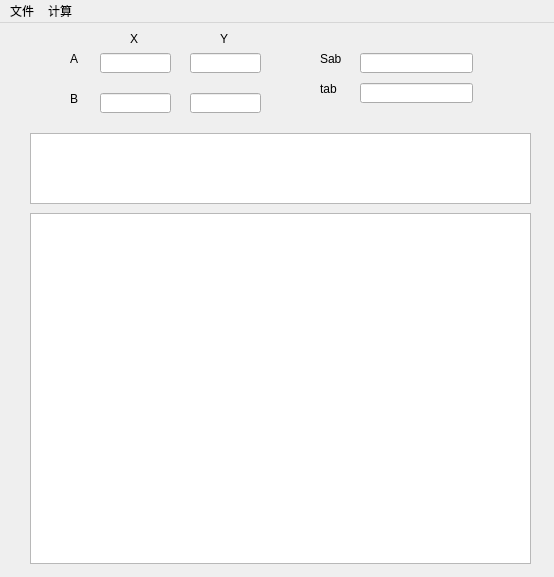
<?xml version="1.0" encoding="UTF-8"?>
<ui version="4.0">
 <class>MainWindow</class>
 <widget class="QMainWindow" name="MainWindow">
  <property name="geometry">
   <rect>
    <x>0</x>
    <y>0</y>
    <width>554</width>
    <height>577</height>
   </rect>
  </property>
  <property name="windowTitle">
   <string>MainWindow</string>
  </property>
  <widget class="QWidget" name="centralWidget">
   <widget class="QLabel" name="label">
    <property name="geometry">
     <rect>
      <x>130</x>
      <y>10</y>
      <width>12</width>
      <height>12</height>
     </rect>
    </property>
    <property name="text">
     <string>X</string>
    </property>
   </widget>
   <widget class="QLabel" name="label_2">
    <property name="geometry">
     <rect>
      <x>220</x>
      <y>10</y>
      <width>12</width>
      <height>12</height>
     </rect>
    </property>
    <property name="text">
     <string>Y</string>
    </property>
   </widget>
   <widget class="QLabel" name="label_3">
    <property name="geometry">
     <rect>
      <x>70</x>
      <y>30</y>
      <width>20</width>
      <height>12</height>
     </rect>
    </property>
    <property name="text">
     <string>A</string>
    </property>
   </widget>
   <widget class="QLabel" name="label_4">
    <property name="geometry">
     <rect>
      <x>70</x>
      <y>70</y>
      <width>20</width>
      <height>12</height>
     </rect>
    </property>
    <property name="text">
     <string>B</string>
    </property>
   </widget>
   <widget class="QGraphicsView" name="graphicsView">
    <property name="geometry">
     <rect>
      <x>30</x>
      <y>190</y>
      <width>501</width>
      <height>351</height>
     </rect>
    </property>
   </widget>
   <widget class="QLineEdit" name="lineEdit_XA">
    <property name="geometry">
     <rect>
      <x>100</x>
      <y>30</y>
      <width>71</width>
      <height>20</height>
     </rect>
    </property>
   </widget>
   <widget class="QLineEdit" name="lineEdit_XB">
    <property name="geometry">
     <rect>
      <x>100</x>
      <y>70</y>
      <width>71</width>
      <height>20</height>
     </rect>
    </property>
   </widget>
   <widget class="QLineEdit" name="lineEdit_YA">
    <property name="geometry">
     <rect>
      <x>190</x>
      <y>30</y>
      <width>71</width>
      <height>20</height>
     </rect>
    </property>
   </widget>
   <widget class="QLineEdit" name="lineEdit_YB">
    <property name="geometry">
     <rect>
      <x>190</x>
      <y>70</y>
      <width>71</width>
      <height>20</height>
     </rect>
    </property>
   </widget>
   <widget class="QLineEdit" name="lineEdit_Sab">
    <property name="geometry">
     <rect>
      <x>360</x>
      <y>30</y>
      <width>113</width>
      <height>20</height>
     </rect>
    </property>
   </widget>
   <widget class="QLabel" name="label_5">
    <property name="geometry">
     <rect>
      <x>320</x>
      <y>30</y>
      <width>25</width>
      <height>12</height>
     </rect>
    </property>
    <property name="text">
     <string>Sab</string>
    </property>
   </widget>
   <widget class="QLabel" name="label_6">
    <property name="geometry">
     <rect>
      <x>320</x>
      <y>60</y>
      <width>25</width>
      <height>12</height>
     </rect>
    </property>
    <property name="text">
     <string>tab</string>
    </property>
   </widget>
   <widget class="QLineEdit" name="lineEdit_tab">
    <property name="geometry">
     <rect>
      <x>360</x>
      <y>60</y>
      <width>113</width>
      <height>20</height>
     </rect>
    </property>
   </widget>
   <widget class="QPlainTextEdit" name="plainTextEdit">
    <property name="geometry">
     <rect>
      <x>30</x>
      <y>110</y>
      <width>501</width>
      <height>71</height>
     </rect>
    </property>
    <property name="readOnly">
     <bool>true</bool>
    </property>
   </widget>
  </widget>
  <widget class="QMenuBar" name="menuBar">
   <property name="geometry">
    <rect>
     <x>0</x>
     <y>0</y>
     <width>554</width>
     <height>23</height>
    </rect>
   </property>
   <widget class="QMenu" name="menu">
    <property name="title">
     <string>文件</string>
    </property>
    <addaction name="action_Open"/>
    <addaction name="action_Save"/>
    <addaction name="action_Close"/>
    <addaction name="action_Quit"/>
   </widget>
   <widget class="QMenu" name="menu_2">
    <property name="title">
     <string>计算</string>
    </property>
    <addaction name="action_Calculate"/>
   </widget>
   <addaction name="menu"/>
   <addaction name="menu_2"/>
  </widget>
  <action name="action_Open">
   <property name="text">
    <string>&amp;Open</string>
   </property>
  </action>
  <action name="action_Save">
   <property name="text">
    <string>&amp;Save</string>
   </property>
  </action>
  <action name="action_Close">
   <property name="text">
    <string>&amp;Close</string>
   </property>
  </action>
  <action name="action_Calculate">
   <property name="text">
    <string>&amp;Calculate</string>
   </property>
  </action>
  <action name="action_Quit">
   <property name="text">
    <string>&amp;Quit</string>
   </property>
  </action>
 </widget>
 <resources/>
 <connections/>
</ui>
